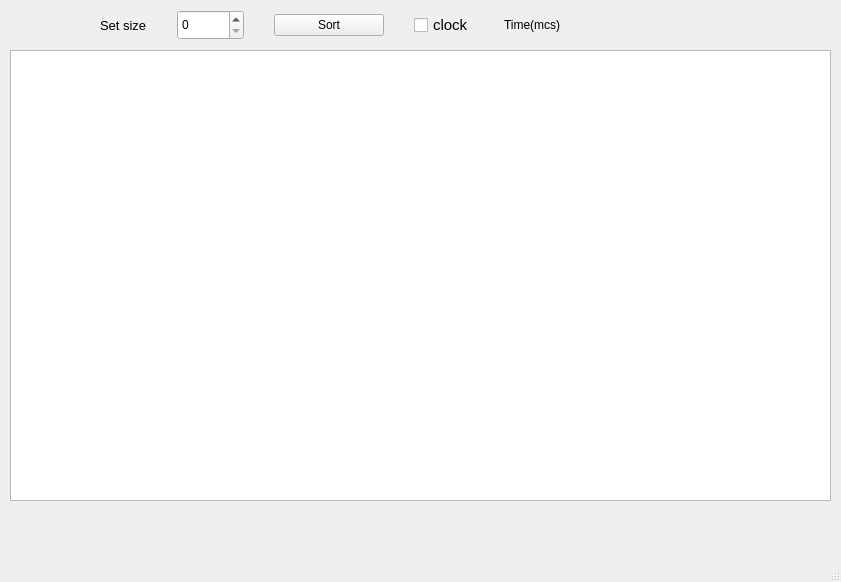
<?xml version="1.0" encoding="UTF-8"?>
<ui version="4.0">
 <class>MainWindow</class>
 <widget class="QMainWindow" name="MainWindow">
  <property name="geometry">
   <rect>
    <x>0</x>
    <y>0</y>
    <width>841</width>
    <height>582</height>
   </rect>
  </property>
  <property name="windowTitle">
   <string>MainWindow</string>
  </property>
  <widget class="QWidget" name="centralwidget">
   <widget class="QTableWidget" name="arr">
    <property name="geometry">
     <rect>
      <x>10</x>
      <y>50</y>
      <width>821</width>
      <height>451</height>
     </rect>
    </property>
    <property name="selectionMode">
     <enum>QAbstractItemView::ContiguousSelection</enum>
    </property>
    <property name="cornerButtonEnabled">
     <bool>false</bool>
    </property>
    <attribute name="horizontalHeaderDefaultSectionSize">
     <number>70</number>
    </attribute>
    <attribute name="verticalHeaderMinimumSectionSize">
     <number>20</number>
    </attribute>
    <attribute name="verticalHeaderDefaultSectionSize">
     <number>30</number>
    </attribute>
   </widget>
   <widget class="QWidget" name="layoutWidget">
    <property name="geometry">
     <rect>
      <x>100</x>
      <y>10</y>
      <width>461</width>
      <height>30</height>
     </rect>
    </property>
    <layout class="QHBoxLayout" name="horizontalLayout_2">
     <property name="spacing">
      <number>30</number>
     </property>
     <item>
      <layout class="QHBoxLayout" name="horizontalLayout">
       <item>
        <widget class="QLabel" name="label">
         <property name="font">
          <font>
           <pointsize>10</pointsize>
          </font>
         </property>
         <property name="text">
          <string>Set size</string>
         </property>
        </widget>
       </item>
       <item>
        <widget class="QSpinBox" name="sz">
         <property name="sizePolicy">
          <sizepolicy hsizetype="Minimum" vsizetype="Expanding">
           <horstretch>0</horstretch>
           <verstretch>0</verstretch>
          </sizepolicy>
         </property>
         <property name="maximum">
          <number>1000000000</number>
         </property>
        </widget>
       </item>
      </layout>
     </item>
     <item>
      <widget class="QPushButton" name="sortB">
       <property name="text">
        <string>Sort</string>
       </property>
      </widget>
     </item>
     <item>
      <layout class="QHBoxLayout" name="horizontalLayout_3">
       <item>
        <widget class="QCheckBox" name="ifClock">
         <property name="font">
          <font>
           <pointsize>11</pointsize>
          </font>
         </property>
         <property name="text">
          <string>clock</string>
         </property>
        </widget>
       </item>
       <item>
        <widget class="QLabel" name="time">
         <property name="font">
          <font>
           <pointsize>9</pointsize>
          </font>
         </property>
         <property name="text">
          <string>Time(mcs)</string>
         </property>
        </widget>
       </item>
      </layout>
     </item>
    </layout>
   </widget>
  </widget>
  <widget class="QMenuBar" name="menubar">
   <property name="geometry">
    <rect>
     <x>0</x>
     <y>0</y>
     <width>841</width>
     <height>26</height>
    </rect>
   </property>
  </widget>
  <widget class="QStatusBar" name="statusbar"/>
 </widget>
 <resources/>
 <connections/>
</ui>
